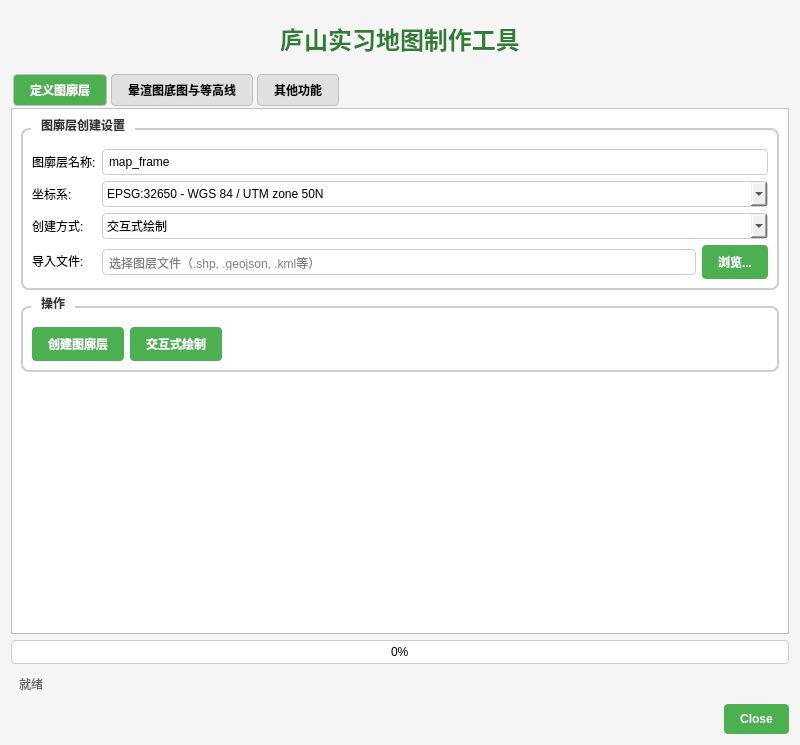
<ui version="4.0">
 <class>LushanEfficiencySuiteDialogBase</class>
 <widget class="QDialog" name="LushanEfficiencySuiteDialogBase">
  <property name="geometry">
   <rect>
    <x>0</x>
    <y>0</y>
    <width>800</width>
    <height>600</height>
   </rect>
  </property>
  <property name="windowTitle">
   <string>庐山实习地图制作工具 - Lushan Internship Map Making Tool</string>
  </property>
  <property name="styleSheet">
   <string notr="true">QDialog {
    background-color: #f5f5f5;
    font-family: 'Microsoft YaHei', 'Arial', sans-serif;
}
QTabWidget::pane {
    border: 1px solid #c0c0c0;
    background-color: white;
}
QTabWidget::tab-bar {
    alignment: left;
}
QTabBar::tab {
    background-color: #e0e0e0;
    border: 1px solid #c0c0c0;
    padding: 8px 16px;
    margin: 2px;
    border-radius: 4px;
    font-weight: bold;
}
QTabBar::tab:selected {
    background-color: #4CAF50;
    color: white;
}
QTabBar::tab:hover {
    background-color: #d0d0d0;
}
QGroupBox {
    font-weight: bold;
    border: 2px solid #cccccc;
    border-radius: 8px;
    margin-top: 10px;
    padding-top: 10px;
    background-color: white;
}
QGroupBox::title {
    subcontrol-origin: margin;
    left: 10px;
    padding: 0 8px 0 8px;
    color: #333333;
}
QPushButton {
    background-color: #4CAF50;
    color: white;
    border: none;
    padding: 8px 16px;
    border-radius: 4px;
    font-weight: bold;
}
QPushButton:hover {
    background-color: #45a049;
}
QPushButton:pressed {
    background-color: #3d8b40;
}
QLineEdit, QSpinBox, QDoubleSpinBox, QComboBox {
    border: 1px solid #cccccc;
    padding: 4px;
    border-radius: 4px;
}
QLineEdit:focus, QSpinBox:focus, QDoubleSpinBox:focus, QComboBox:focus {
    border: 2px solid #4CAF50;
}
QProgressBar {
    border: 1px solid #cccccc;
    border-radius: 4px;
    text-align: center;
}
QProgressBar::chunk {
    background-color: #4CAF50;
    border-radius: 3px;
}</string>
  </property>
  <layout class="QVBoxLayout" name="verticalLayout">
   <item>
    <widget class="QLabel" name="titleLabel">
     <property name="text">
      <string>庐山实习地图制作工具</string>
     </property>
     <property name="styleSheet">
      <string notr="true">QLabel {
    font-size: 24px;
    font-weight: bold;
    color: #2E7D32;
    padding: 10px;
    text-align: center;
}</string>
     </property>
     <property name="alignment">
      <set>Qt::AlignCenter</set>
     </property>
    </widget>
   </item>
   <item>
    <widget class="QTabWidget" name="tabWidget">
     <property name="currentIndex">
      <number>0</number>
     </property>
     <widget class="QWidget" name="frameTab">
      <attribute name="title">
       <string>定义图廓层</string>
      </attribute>
      <layout class="QVBoxLayout" name="frameTabLayout">
       <item>
        <widget class="QGroupBox" name="frameGroupBox">
         <property name="title">
          <string>图廓层创建设置</string>
         </property>
         <layout class="QFormLayout" name="frameFormLayout">
          <item row="0" column="0">
           <widget class="QLabel" name="frameNameLabel">
            <property name="text">
             <string>图廓层名称:</string>
            </property>
           </widget>
          </item>
          <item row="0" column="1">
           <widget class="QLineEdit" name="frameNameEdit">
            <property name="text">
             <string>map_frame</string>
            </property>
           </widget>
          </item>
          <item row="1" column="0">
           <widget class="QLabel" name="frameCrsLabel">
            <property name="text">
             <string>坐标系:</string>
            </property>
           </widget>
          </item>
          <item row="1" column="1">
           <widget class="QComboBox" name="frameCrsComboBox">
            <item>
             <property name="text">
              <string>EPSG:32650 - WGS 84 / UTM zone 50N</string>
             </property>
            </item>
            <item>
             <property name="text">
              <string>EPSG:4326 - WGS 84</string>
             </property>
            </item>
            <item>
             <property name="text">
              <string>EPSG:3857 - WGS 84 / Pseudo-Mercator</string>
             </property>
            </item>
           </widget>
          </item>
          <item row="2" column="0">
           <widget class="QLabel" name="frameMethodLabel">
            <property name="text">
             <string>创建方式:</string>
            </property>
           </widget>
          </item>
          <item row="2" column="1">
           <widget class="QComboBox" name="frameMethodComboBox">
            <item>
             <property name="text">
              <string>交互式绘制</string>
             </property>
            </item>
            <item>
             <property name="text">
              <string>导入已有图层</string>
             </property>
            </item>
            <item>
             <property name="text">
              <string>从坐标创建</string>
             </property>
            </item>
           </widget>
          </item>
          <item row="3" column="0">
           <widget class="QLabel" name="frameFileLabel">
            <property name="text">
             <string>导入文件:</string>
            </property>
           </widget>
          </item>
          <item row="3" column="1">
           <layout class="QHBoxLayout" name="frameFileLayout">
            <item>
             <widget class="QLineEdit" name="frameFileEdit">
              <property name="placeholderText">
               <string>选择图层文件（.shp, .geojson, .kml等）</string>
              </property>
             </widget>
            </item>
            <item>
             <widget class="QPushButton" name="frameFileBrowseButton">
              <property name="text">
               <string>浏览...</string>
              </property>
             </widget>
            </item>
           </layout>
          </item>
         </layout>
        </widget>
       </item>
       <item>
        <widget class="QGroupBox" name="frameActionGroupBox">
         <property name="title">
          <string>操作</string>
         </property>
         <layout class="QHBoxLayout" name="frameActionLayout">
          <item>
           <widget class="QPushButton" name="createFrameButton">
            <property name="text">
             <string>创建图廓层</string>
            </property>
           </widget>
          </item>
          <item>
           <widget class="QPushButton" name="drawFrameButton">
            <property name="text">
             <string>交互式绘制</string>
            </property>
           </widget>
          </item>
          <item>
           <spacer name="frameActionSpacer">
            <property name="orientation">
             <enum>Qt::Horizontal</enum>
            </property>
            <property name="sizeHint" stdset="0">
             <size>
              <width>40</width>
              <height>20</height>
             </size>
            </property>
           </spacer>
          </item>
         </layout>
        </widget>
       </item>
       <item>
        <spacer name="frameTabSpacer">
         <property name="orientation">
          <enum>Qt::Vertical</enum>
         </property>
         <property name="sizeHint" stdset="0">
          <size>
           <width>20</width>
           <height>40</height>
          </size>
         </property>
        </spacer>
       </item>
      </layout>
     </widget>
     <widget class="QWidget" name="demTab">
      <attribute name="title">
       <string>晕渲图底图与等高线</string>
      </attribute>
      <layout class="QVBoxLayout" name="demTabLayout">
       <item>
        <widget class="QGroupBox" name="demInputGroupBox">
         <property name="title">
          <string>DEM数据输入</string>
         </property>
         <layout class="QFormLayout" name="demInputFormLayout">
          <item row="0" column="0">
           <widget class="QLabel" name="demFileLabel">
            <property name="text">
             <string>DEM文件:</string>
            </property>
           </widget>
          </item>
          <item row="0" column="1">
           <layout class="QHBoxLayout" name="demFileLayout">
            <item>
             <widget class="QLineEdit" name="demFileEdit">
              <property name="placeholderText">
               <string>选择DEM文件（.tif, .tiff等）</string>
              </property>
             </widget>
            </item>
            <item>
             <widget class="QPushButton" name="demFileBrowseButton">
              <property name="text">
               <string>浏览...</string>
              </property>
             </widget>
            </item>
           </layout>
          </item>
          <item row="1" column="0">
           <widget class="QLabel" name="outputDirLabel">
            <property name="text">
             <string>输出目录:</string>
            </property>
           </widget>
          </item>
          <item row="1" column="1">
           <layout class="QHBoxLayout" name="outputDirLayout">
            <item>
             <widget class="QLineEdit" name="outputDirEdit">
              <property name="placeholderText">
               <string>选择输出目录</string>
              </property>
             </widget>
            </item>
            <item>
             <widget class="QPushButton" name="outputDirBrowseButton">
              <property name="text">
               <string>浏览...</string>
              </property>
             </widget>
            </item>
           </layout>
          </item>
          <item row="2" column="0">
           <widget class="QLabel" name="demCrsLabel">
            <property name="text">
             <string>投影坐标系:</string>
            </property>
           </widget>
          </item>
          <item row="2" column="1">
           <widget class="QComboBox" name="demCrsComboBox">
            <item>
             <property name="text">
              <string>EPSG:32650 - WGS 84 / UTM zone 50N</string>
             </property>
            </item>
            <item>
             <property name="text">
              <string>EPSG:4326 - WGS 84</string>
             </property>
            </item>
            <item>
             <property name="text">
              <string>EPSG:3857 - WGS 84 / Pseudo-Mercator</string>
             </property>
            </item>
           </widget>
          </item>
         </layout>
        </widget>
       </item>
       <item>
        <widget class="QGroupBox" name="hillshadeGroupBox">
         <property name="title">
          <string>山体阴影设置</string>
         </property>
         <layout class="QFormLayout" name="hillshadeFormLayout">
          <item row="0" column="0">
           <widget class="QLabel" name="zFactorLabel">
            <property name="text">
             <string>Z因子:</string>
            </property>
           </widget>
          </item>
          <item row="0" column="1">
           <widget class="QDoubleSpinBox" name="zFactorSpinBox">
            <property name="value">
             <double>1.000000000000000</double>
            </property>
            <property name="singleStep">
             <double>0.100000000000000</double>
            </property>
           </widget>
          </item>
          <item row="1" column="0">
           <widget class="QLabel" name="azimuthLabel">
            <property name="text">
             <string>方位角:</string>
            </property>
           </widget>
          </item>
          <item row="1" column="1">
           <widget class="QSpinBox" name="azimuthSpinBox">
            <property name="maximum">
             <number>360</number>
            </property>
            <property name="value">
             <number>315</number>
            </property>
           </widget>
          </item>
          <item row="2" column="0">
           <widget class="QLabel" name="altitudeLabel">
            <property name="text">
             <string>垂直角:</string>
            </property>
           </widget>
          </item>
          <item row="2" column="1">
           <widget class="QSpinBox" name="altitudeSpinBox">
            <property name="maximum">
             <number>90</number>
            </property>
            <property name="value">
             <number>35</number>
            </property>
           </widget>
          </item>
         </layout>
        </widget>
       </item>
       <item>
        <widget class="QGroupBox" name="contourGroupBox">
         <property name="title">
          <string>等高线设置</string>
         </property>
         <layout class="QFormLayout" name="contourFormLayout">
          <item row="0" column="0">
           <widget class="QLabel" name="contour100Label">
            <property name="text">
             <string>100m等高线间隔:</string>
            </property>
           </widget>
          </item>
          <item row="0" column="1">
           <widget class="QSpinBox" name="contour100SpinBox">
            <property name="minimum">
             <number>50</number>
            </property>
            <property name="maximum">
             <number>500</number>
            </property>
            <property name="value">
             <number>100</number>
            </property>
           </widget>
          </item>
          <item row="1" column="0">
           <widget class="QLabel" name="contour20Label">
            <property name="text">
             <string>20m等高线间隔:</string>
            </property>
           </widget>
          </item>
          <item row="1" column="1">
           <widget class="QSpinBox" name="contour20SpinBox">
            <property name="minimum">
             <number>5</number>
            </property>
            <property name="maximum">
             <number>50</number>
            </property>
            <property name="value">
             <number>20</number>
            </property>
           </widget>
          </item>
          <item row="2" column="0">
           <widget class="QCheckBox" name="addLabelsCheckBox">
            <property name="text">
             <string>添加等高线标注</string>
            </property>
            <property name="checked">
             <bool>true</bool>
            </property>
           </widget>
          </item>
         </layout>
        </widget>
       </item>
       <item>
        <widget class="QGroupBox" name="demActionGroupBox">
         <property name="title">
          <string>操作</string>
         </property>
         <layout class="QHBoxLayout" name="demActionLayout">
          <item>
           <widget class="QPushButton" name="processButton">
            <property name="text">
             <string>开始处理</string>
            </property>
           </widget>
          </item>
          <item>
           <widget class="QPushButton" name="previewButton">
            <property name="text">
             <string>预览设置</string>
            </property>
           </widget>
          </item>
          <item>
           <spacer name="demActionSpacer">
            <property name="orientation">
             <enum>Qt::Horizontal</enum>
            </property>
            <property name="sizeHint" stdset="0">
             <size>
              <width>40</width>
              <height>20</height>
             </size>
            </property>
           </spacer>
          </item>
         </layout>
        </widget>
       </item>
      </layout>
     </widget>
     <widget class="QWidget" name="futureTab">
      <attribute name="title">
       <string>其他功能</string>
      </attribute>
      <layout class="QVBoxLayout" name="futureTabLayout">
       <item>
        <widget class="QLabel" name="futureLabel">
         <property name="text">
          <string>其他功能模块将在后续版本中添加...</string>
         </property>
         <property name="alignment">
          <set>Qt::AlignCenter</set>
         </property>
         <property name="styleSheet">
          <string notr="true">QLabel {
    font-size: 16px;
    color: #666666;
    padding: 50px;
}</string>
         </property>
        </widget>
       </item>
       <item>
        <spacer name="futureTabSpacer">
         <property name="orientation">
          <enum>Qt::Vertical</enum>
         </property>
         <property name="sizeHint" stdset="0">
          <size>
           <width>20</width>
           <height>40</height>
          </size>
         </property>
        </spacer>
       </item>
      </layout>
     </widget>
    </widget>
   </item>
   <item>
    <widget class="QProgressBar" name="progressBar">
     <property name="value">
      <number>0</number>
     </property>
     <property name="visible">
      <bool>false</bool>
     </property>
    </widget>
   </item>
   <item>
    <widget class="QLabel" name="statusLabel">
     <property name="text">
      <string>就绪</string>
     </property>
     <property name="styleSheet">
      <string notr="true">QLabel {
    padding: 5px;
    color: #666666;
}</string>
     </property>
    </widget>
   </item>
   <item>
    <widget class="QDialogButtonBox" name="button_box">
     <property name="orientation">
      <enum>Qt::Horizontal</enum>
     </property>
     <property name="standardButtons">
      <set>QDialogButtonBox::Close</set>
     </property>
    </widget>
   </item>
  </layout>
 </widget>
 <resources/>
 <connections>
  <connection>
   <sender>button_box</sender>
   <signal>accepted()</signal>
   <receiver>LushanEfficiencySuiteDialogBase</receiver>
   <slot>accept()</slot>
   <hints>
    <hint type="source_label">
     <x>248</x>
     <y>254</y>
    </hint>
    <hint type="destination_label">
     <x>157</x>
     <y>274</y>
    </hint>
   </hints>
  </connection>
  <connection>
   <sender>button_box</sender>
   <signal>rejected()</signal>
   <receiver>LushanEfficiencySuiteDialogBase</receiver>
   <slot>reject()</slot>
   <hints>
    <hint type="source_label">
     <x>316</x>
     <y>260</y>
    </hint>
    <hint type="destination_label">
     <x>286</x>
     <y>274</y>
    </hint>
   </hints>
  </connection>
 </connections>
</ui>
